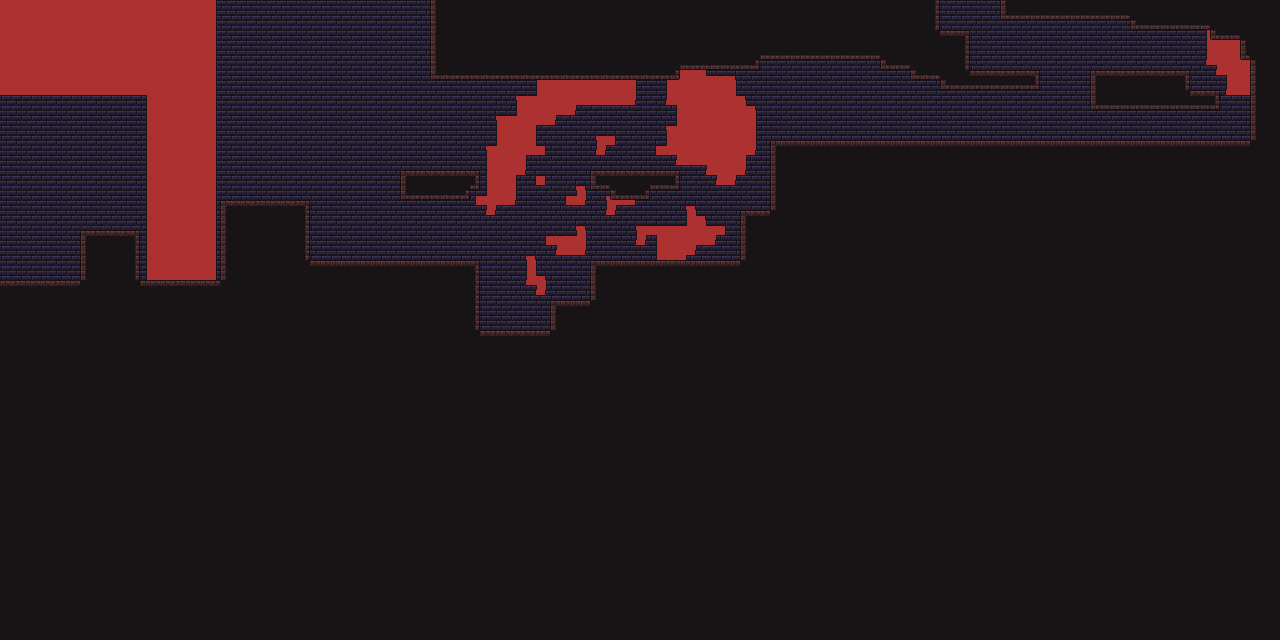

This game map was drawn from its Tiled (.tmx) file and the tilesets committed beside it. A one-line description and the trimmed map source follow:
An orthogonal 128x64 tile map with 10x10 px tiles, 2 tile layers (background, platforms), 5 tilesets and 1 object (player).

<map version="1.0" orientation="orthogonal" renderorder="right-up" width="128" height="64" tilewidth="10" tileheight="10" nextobjectid="31">
 <tileset firstgid="1" name="platforms_tiled" tilewidth="10" tileheight="10" tilecount="400" columns="20">
  <image source="Textures/platforms_tiled.png" width="200" height="200" />
 </tileset>
 <tileset firstgid="401" name="player_spawn" tilewidth="14" tileheight="26" tilecount="1" columns="1">
  <image source="../Assets/ScrapyardComrades/Resources/player_spawn.png" width="14" height="26" />
 </tileset>
 <tileset firstgid="402" name="enemy_spawn" tilewidth="14" tileheight="26" tilecount="1" columns="1">
  <image source="../Assets/ScrapyardComrades/Resources/enemy_spawn.png" width="14" height="26" />
 </tileset>
 <tileset firstgid="403" name="background_tiled" tilewidth="10" tileheight="10" tilecount="720" columns="30">
  <image source="Textures/background_tiled.png" width="300" height="240" />
  <terraintypes>
   <terrain name="bg_rocks" tile="7" />
   <terrain name="bg_brick_purple" tile="37" />
  </terraintypes>
  <tile id="0" terrain=",,,0" />
  <tile id="1" terrain=",,0,0" />
  <tile id="2" terrain=",,0," />
  <tile id="3" terrain="0,0,0," />
  <tile id="5" terrain="0,0,,0" />
  <tile id="6" terrain=",,,1" />
  <tile id="7" terrain=",,1,1" />
  <tile id="8" terrain=",,1," />
  <tile id="9" terrain="1,1,1," />
  <tile id="11" terrain="1,1,,1" />
  <tile id="30" terrain=",0,,0" />
  <tile id="31" terrain="0,0,0,0" />
  <tile id="32" terrain="0,,0," />
  <tile id="36" terrain=",1,,1" />
  <tile id="37" terrain="1,1,1,1" />
  <tile id="38" terrain="1,,1," />
  <tile id="60" terrain=",0,," />
  <tile id="61" terrain="0,0,," />
  <tile id="62" terrain="0,,," />
  <tile id="63" terrain="0,,0,0" />
  <tile id="65" terrain=",0,0,0" />
  <tile id="66" terrain=",1,," />
  <tile id="67" terrain="1,1,," />
  <tile id="68" terrain="1,,," />
  <tile id="69" terrain="1,,1,1" />
  <tile id="71" terrain=",1,1,1" />
 </tileset>
 <tileset firstgid="1123" name="heart_spawn" tilewidth="20" tileheight="20" tilecount="1" columns="1">
  <image source="../Assets/ScrapyardComrades/Resources/heart_spawn.png" width="20" height="20" />
 </tileset>
 <layer name="background" width="128" height="64">
  <data>[8192 cells, 8192 non-empty, 14 distinct tile ids]</data>
 </layer>
 <layer name="platforms" width="128" height="64">
  <data>[8192 cells, 6072 non-empty, 9 distinct tile ids]</data>
 </layer>
 <objectgroup name="objects">
  <object id="25" name="player" gid="401" x="28" y="230" width="14" height="26" />
 </objectgroup>
</map>
